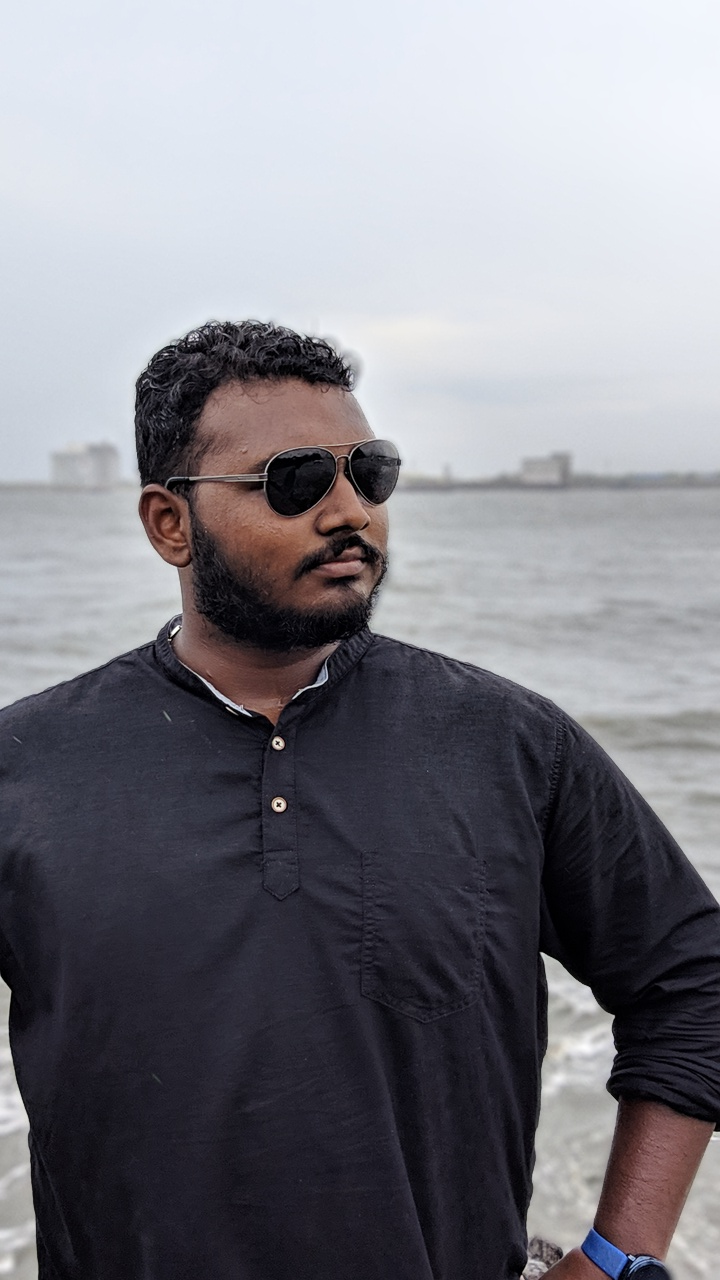
#> input picture mikewithglass.jpg, 720 x 1280 px
$ python facedetect.py
#> lines starting #> are read from the running program, lines starting #| are printed output that depends on the picture; after the words box and inside, x2 and y2 are one past the last pixel; in counts of white or black regions, pixels touching at a corner belong together
import cv2
# Load the cascade
face_cascade = cv2.CascadeClassifier('haarcascade_frontalface_default.xml')
# Read the input image
img = cv2.imread('mikewithglass.jpg')
#> img is the input picture: shape (1280, 720, 3); mean B, G, R 133.8, 126.6, 127.3
# Convert into grayscale
gray = cv2.cvtColor(img, cv2.COLOR_BGR2GRAY)
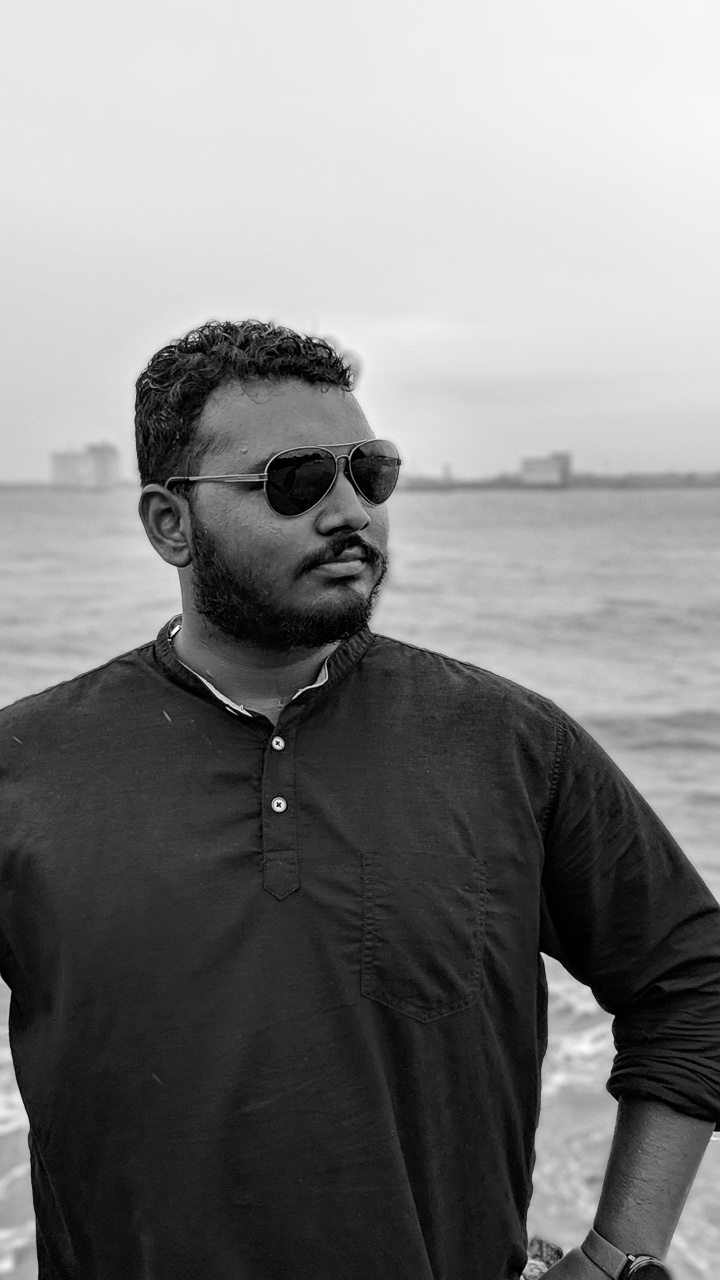
#> gray: shape (1280, 720); min 0, max 255, mean 127.6
faces = face_cascade.detectMultiScale(gray, 1.1, 4)
#> faces = [[537, 1032, 82, 82], [213, 390, 236, 236]]
# Draw rectangle around the faces
for (x, y, w, h) in faces:
    cv2.rectangle(img, (x, y), (x+w, y+h), (0, 255, 0), 10)
    cv2.putText(img, 'Face Detected', (10, 200), cv2.FONT_HERSHEY_SIMPLEX, 1,(0,255,0),2, cv2.LINE_AA)
#> this loop made 2 passes
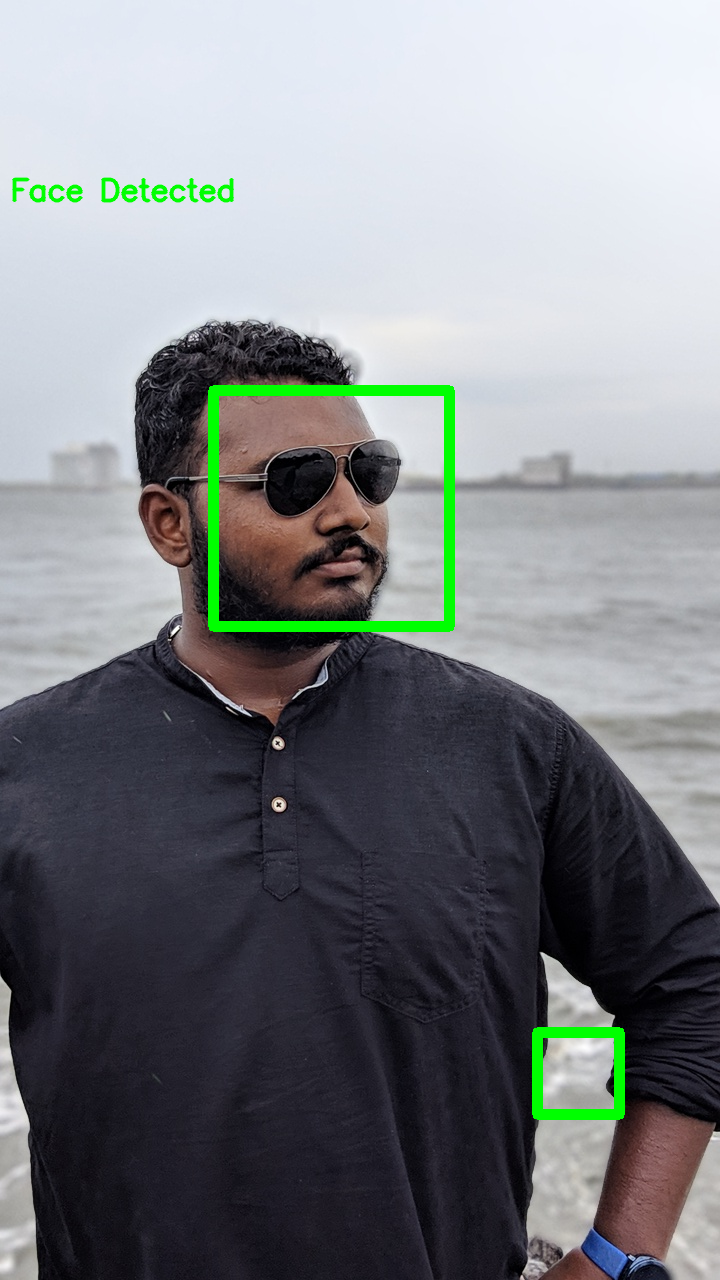
#> img: shape (1280, 720, 3); 1.8% of pixels changed, all inside (x1, y1, x2, y2) = (12, 177, 625, 1120)
# Display the output
cv2.imshow('img', img)
cv2.waitKey()
